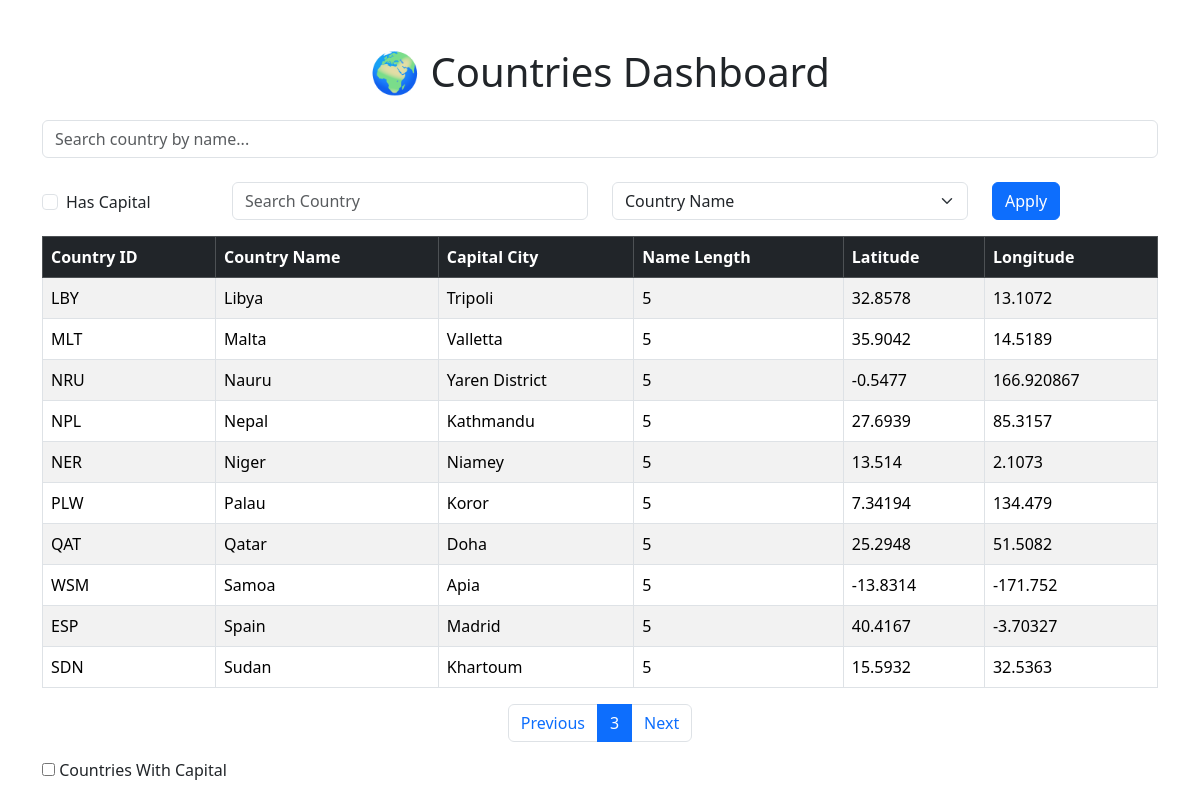
Page /countries/?page=3&search= on the committed database.
### dashboard/models.py (models this page shows, shortened)
class Country(models.Model):
    country_id = models.CharField(
        max_length=10,
        primary_key=True
    )
    country_name = models.CharField(
        max_length=100
    )
    name_length = models.IntegerField()
    capital_city = models.CharField(
        max_length=100
    )
    latitude = models.CharField(
        max_length=50
    )
    longitude = models.CharField(
        max_length=50
    )
    history = HistoricalRecords()

### dashboard/views.py (the view)
def country_list(request):
    search = request.GET.get('search', '')
    countries = Country.objects.all()
    if search:
        countries = countries.filter(
            country_name__istartswith=search
        )
    countries = countries.order_by(
        'name_length',
        'country_name'
    )
    paginator = Paginator(countries, 10)
    page_number = request.GET.get('page')
    countries = paginator.get_page(page_number)
    return render(
        request,
        'countries.html',
        {
            'countries': countries,
            'search': search,
        }
    )

### dashboard/templates/countries.html (shortened to what this page needs)
<!DOCTYPE html>
<html lang="en">
<head>
    <link href="https://cdn.jsdelivr.net/npm/bootstrap@5.3.3/dist/css/bootstrap.min.css" rel="stylesheet">
</head>
<body>
<div class="container mt-5">
    <h1 class="text-center mb-4">
        🌍 Countries Dashboard
    </h1>
    <form method="GET" class="mb-4">
        <input
            type="text"
            name="search"
            value="{{ search }}"
            class="form-control"
            placeholder="Search country by name..."
        >
    </form>
    <div class="table-responsive">
<form method="GET" class="row mb-3">
<div class="col-md-2">
    <div class="form-check mt-2">
        <input
            class="form-check-input"
            type="checkbox"
            name="has_capital"
            value="1"
        >
        <label class="form-check-label">
            Has Capital
        </label>
    </div>
</div>
    <div class="col-md-4">
        <input
            type="text"
            name="search"
            value="{{ search }}"
            class="form-control"
            placeholder="Search Country">
    </div>
    <div class="col-md-4">
        <select name="sort" class="form-select">
            <option value="country_name"
                {% if sort == 'country_name' %}selected{% endif %}>
                Country Name
            </option>
        </select>
    </div>
    <div class="col-md-2">
        <button type="submit" class="btn btn-primary">
            Apply
        </button>
    </div>
</form>
        <table class="table table-striped table-hover table-bordered align-middle">
            <thead class="table-dark">
                <tr>
                    <th>Country ID</th>
                    <th>Country Name</th>
                    <th>Capital City</th>
                    <th>Name Length</th>
                    <th>Latitude</th>
                    <th>Longitude</th>
                </tr>
            </thead>
            <tbody>
                {% for country in countries %}
                <tr>
                    <td>{{ country.country_id }}</td>
                    <td>{{ country.country_name }}</td>
                    <td>{{ country.capital_city }}</td>
                    <td>{{ country.name_length }}</td>
                    <td>{{ country.latitude }}</td>
                    <td>{{ country.longitude }}</td>
                </tr>
                {% empty %}
                <tr>
                    <td colspan="6" class="text-center">
                        No countries found.
                    </td>
                </tr>
                {% endfor %}
            </tbody>
        </table>
<nav>
    <ul class="pagination justify-content-center">
        {% if countries.has_previous %}
        <li class="page-item">
            <a class="page-link"
               href="?page={{ countries.previous_page_number }}&search={{ search }}">
               Previous
            </a>
        </li>
        {% endif %}
        <li class="page-item active">
            <span class="page-link">
                {{ countries.number }}
            </span>
        </li>
        {% if countries.has_next %}
        <li class="page-item">
            <a class="page-link"
               href="?page={{ countries.next_page_number }}&search={{ search }}">
               Next
            </a>
        </li>
        {% endif %}
    </ul>
</nav>
    </div>
<label>
<input type="checkbox"
       name="has_capital"
       value="1">
Countries With Capital
</label>
</div>
</body>
</html>

### rows in the picture
Country: country_id "LBY", country_name "Libya", capital_city "Tripoli", name_length "5", latitude "32.8578", longitude "13.1072"
Country: country_id "MLT", country_name "Malta", capital_city "Valletta", name_length "5", latitude "35.9042", longitude "14.5189"
Country: country_id "NRU", country_name "Nauru", capital_city "Yaren District", name_length "5", latitude "-0.5477", longitude "166.920867"
Country: country_id "NPL", country_name "Nepal", capital_city "Kathmandu", name_length "5", latitude "27.6939", longitude "85.3157"
Country: country_id "NER", country_name "Niger", capital_city "Niamey", name_length "5", latitude "13.514", longitude "2.1073"
Country: country_id "PLW", country_name "Palau", capital_city "Koror", name_length "5", latitude "7.34194", longitude "134.479"
Country: country_id "QAT", country_name "Qatar", capital_city "Doha", name_length "5", latitude "25.2948", longitude "51.5082"
Country: country_id "WSM", country_name "Samoa", capital_city "Apia", name_length "5", latitude "-13.8314", longitude "-171.752"
Country: country_id "ESP", country_name "Spain", capital_city "Madrid", name_length "5", latitude "40.4167", longitude "-3.70327"
Country: country_id "SDN", country_name "Sudan", capital_city "Khartoum", name_length "5", latitude "15.5932", longitude "32.5363"

### other values in the picture
{{ countries.number }} "3"
